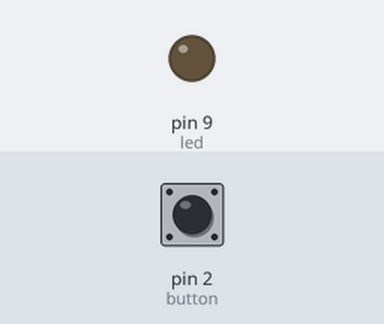
The sketch below on a simulated Arduino Uno, built with avr-gcc and run on an emulated ATmega328P. Shown: output pins drawn as LEDs (lit = HIGH). The inputs (shaded band) are chosen by the test bench; at power-on: pin 2 (button) LOW.

Above: at 1.2 s.
1.3 s: pin 2 (button) pulled HIGH for 0.15 s
At 2.7 s:
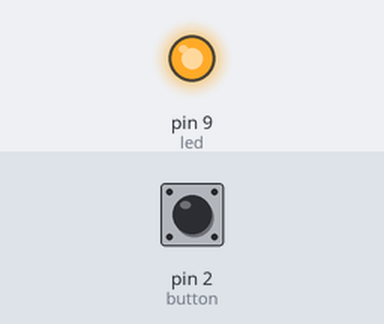
3.0 s: pin 2 (button) pulled HIGH for 1 s
At 3.8 s:
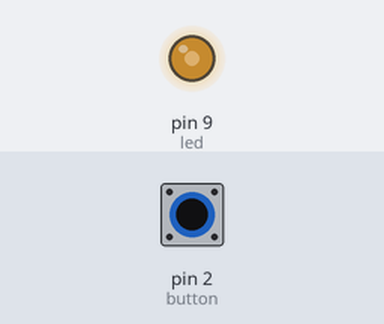
5.5 s: pin 2 (button) pulled HIGH for 3.2 s
At 9.7 s:
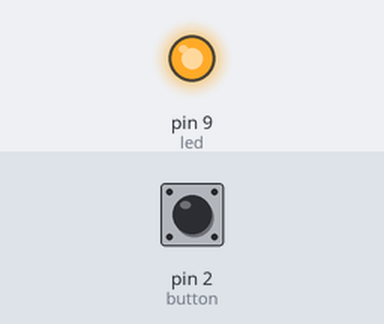
Timing chart, 0 to 11.2 s (numbered marks = the images above; inputs shaded):
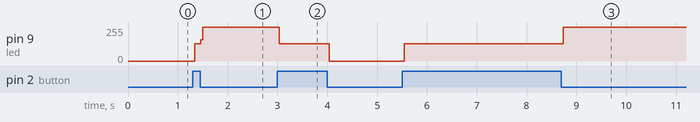

Measured:
- after the input at 1.3 s, pin 9 (led): 0/255 → 128/255 at once, → 255/255 0.12 s later
- after the input at 3.0 s, pin 9 (led): 255/255 → 128/255 at once, → 0/255 1.0 s later
- after the input at 5.5 s, pin 9 (led): 0/255 → 128/255 at once, → 255/255 3.2 s later

The sketch:

debounce-less-switch.ino
```cpp
const int led = 9;
const int button = 2;
boolean ledstate = false;


void setup()
{
  pinMode(led, OUTPUT);
}

void loop()
{
  if (digitalRead(button) == HIGH)
  {
    ledstate = !ledstate;
    digitalWrite(led, ledstate);
  }
  else
  {
    digitalWrite(led, ledstate);
  }
}
```
